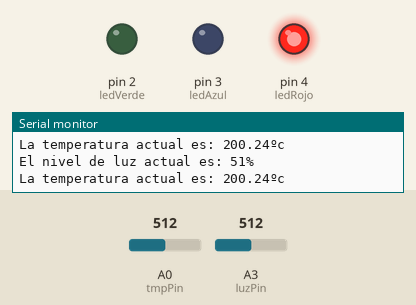
This sketch was run on a simulated Arduino Uno, built with avr-gcc and run on an emulated ATmega328P. Parts: output pins drawn as LEDs (lit = HIGH), the last lines printed to the serial monitor. The inputs (shaded band) are chosen by the test bench; at power-on: A3 (luzPin) = 512, A0 (tmpPin) = 512.

Above: at 1.2 s.
1.3 s: A3 (luzPin) set to 690
4.3 s: A3 (luzPin) set to 724
At 4.7 s:
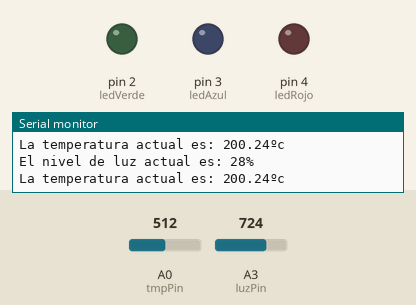
5.8 s: A0 (tmpPin) set to 315
8.8 s: A0 (tmpPin) set to 300
11.8 s: A3 (luzPin) set to 511
At 12.4 s:
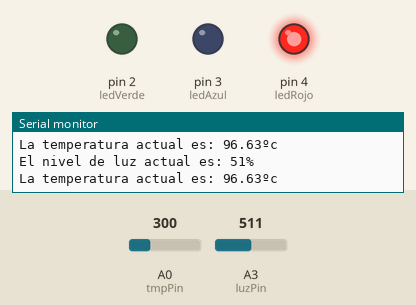
13.3 s: A0 (tmpPin) set to 122
At 14.4 s:
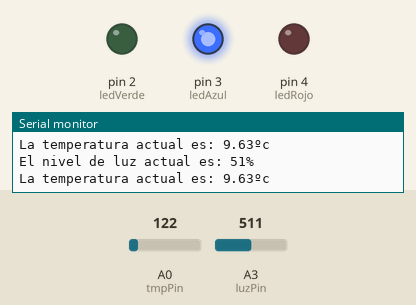
Timing chart, 0 to 15.9 s (numbered marks = the images above; inputs shaded):
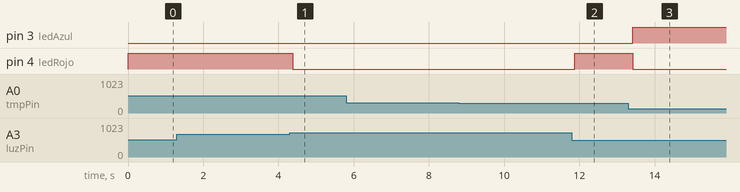

The sketch:

code.ino
```cpp
const int tmpPin = A0;
const int luzPin = A3;

const int ledRojo  = 4;
const int ledAzul  = 3;
const int ledVerde = 2;

void setup()
{
  Serial.begin(9600);

  pinMode(tmpPin, INPUT);
  pinMode(luzPin, INPUT);

  pinMode(ledRojo , OUTPUT);
  pinMode(ledAzul , OUTPUT);
  pinMode(ledVerde, OUTPUT);
}

void loop()
{
  int valorLuz = analogRead(luzPin);
  int porcentajeLuz = map(valorLuz, 54, 974, 100, 0);

  int valorTmp = analogRead(tmpPin);
  float voltaje = valorTmp * 5.0 / 1023.0;
  float temperatura = (voltaje - 0.5) * 100.0;

  Serial.print("El nivel de luz actual es: ");
  Serial.print(porcentajeLuz);
  Serial.println("%");

  Serial.print("La temperatura actual es: ");
  Serial.print(temperatura);
  Serial.print("ºc");
  Serial.print("\n\n");

  if (porcentajeLuz >= 30 && porcentajeLuz <= 70) {
    if (temperatura < 18) {
      ledOff();
      digitalWrite(ledAzul, HIGH);
    } else if (temperatura >= 18 && temperatura <= 90) {
      ledOff();
      digitalWrite(ledVerde, HIGH);
    } else {
      ledOff();
      digitalWrite(ledRojo, HIGH);
    }
  } else {
  	ledOff();
  }
}

void ledOff() {
  digitalWrite(ledRojo , LOW);
  digitalWrite(ledAzul , LOW);
  digitalWrite(ledVerde, LOW);
}
```

Measured:
- the behaviour switches between 707 and 708 on A3 (luzPin) (found by bisection; images 0 and 1)
- after the input at 4.3 s, pin 4 (ledRojo): HIGH → LOW after 0.08 s
- after the input at 11.8 s, pin 4 (ledRojo): LOW → HIGH after 0.07 s
- after the input at 13.3 s, pin 3 (ledAzul): LOW → HIGH after 0.13 s; pin 4 (ledRojo): HIGH → LOW after 0.13 s
